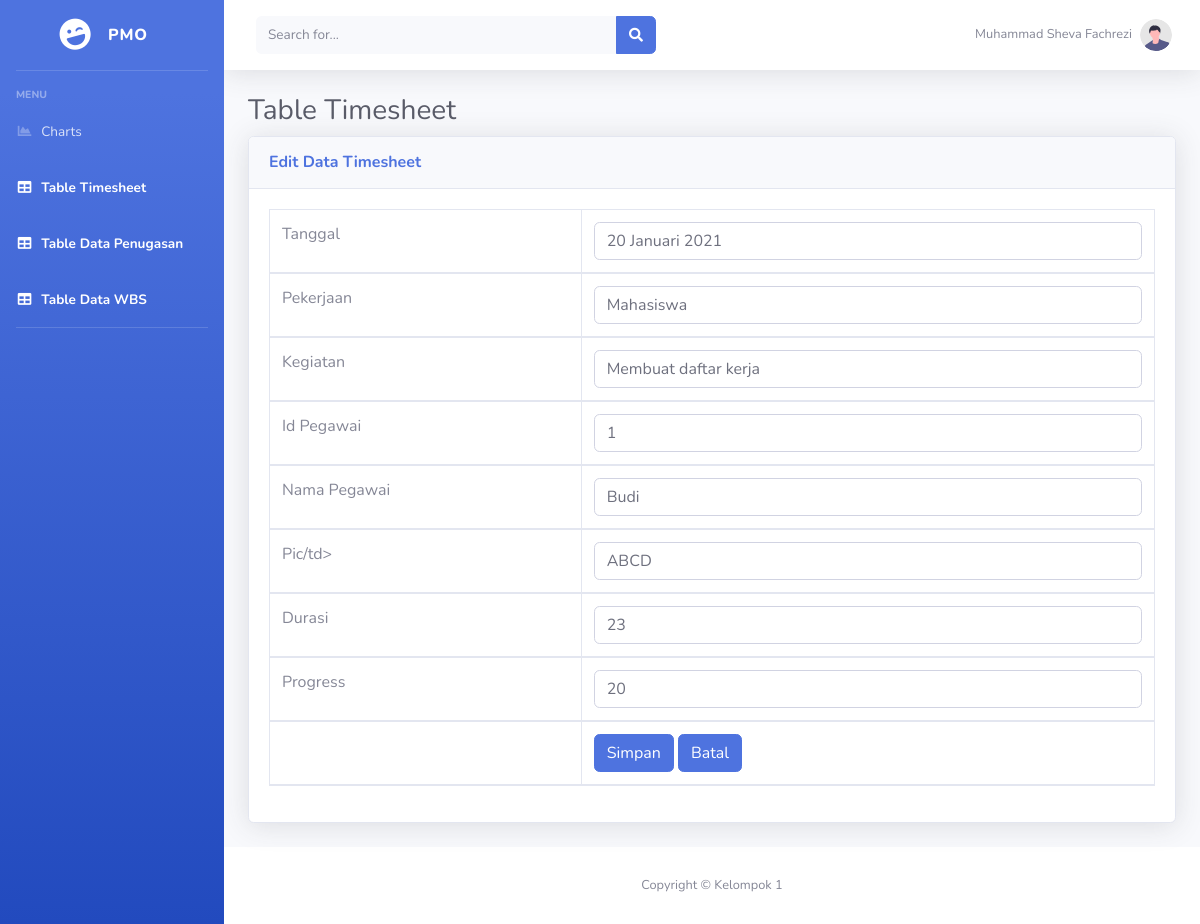
Screenshot of /index.php/crud/edit/8 with the database file from the repository.
### tables this page shows
CREATE TABLE `tbl_timesheet` (
  `no_timesheet` int(11) NOT NULL,
  `tanggal` varchar(256) NOT NULL,
  `pekerjaan` varchar(256) NOT NULL,
  `kegiatan` varchar(256) NOT NULL,
  `id_pegawai` int(100) NOT NULL,
  `nama_pegawai` varchar(256) NOT NULL,
  `pic` varchar(256) NOT NULL,
  `durasi` int(255) NOT NULL,
  `progress` int(100) NOT NULL,
  `status` varchar(256) NOT NULL
);

### application/controllers/Crud.php (called while the page is built, shortened)
<?php
    class Crud extends CI_Controller{
        function __construct(){
            $this->load->model('m_data');
            $this->load->helper('url');
        }
        function edit($no_timesheet){
            $where = array('no_timesheet' => $no_timesheet);
            $data['tbl_timesheet'] = $this->m_data->edit_data($where,'tbl_timesheet')->result();
            $this->load->view('edit_v',$data);
        }
        }
?>

### index.php (called while the page is built, shortened)
<?php
require_once BASEPATH.'core/CodeIgniter.php';

### application/models/m_data.php (called while the page is built, shortened)
<?php
    class m_data extends CI_Model{
        function edit_data($where,$table){
            return $this->db->get_where($table,$where);
        }
        }
?>

### application/views/edit_v.php (the view, shortened to what this page needs)
<!DOCTYPE html>
<html lang="en">
<head>
    <link href="<?php echo base_url(); ?>vendor/fontawesome-free/css/all.min.css" rel="stylesheet" type="text/css">
	<link href="<?php echo base_url();?>css/sb-admin-2.min.css" rel="stylesheet">
	<link href="<?php echo base_url(); ?>vendor/datatables/dataTables.bootstrap4.min.css" rel="stylesheet">
</head>
<body id="page-top">
    <div id="wrapper">
        <ul class="navbar-nav bg-gradient-primary sidebar sidebar-dark accordion" id="accordionSidebar">
            <a class="sidebar-brand d-flex align-items-center justify-content-center" href="index.html">
                <div class="sidebar-brand-icon rotate-n-15">
                    <i class="fas fa-laugh-wink"></i>
                </div>
                <div class="sidebar-brand-text mx-3">PMO</div>
            </a>
            <hr class="sidebar-divider">
            <div class="sidebar-heading">
                Menu
            </div>
            <li class="nav-item">
                <a class="nav-link" href="charts.html">
                    <i class="fas fa-fw fa-chart-area"></i>
                    <span>Charts</span></a>
            </li>
            <li class="nav-item active">
                <a class="nav-link" href="<?php echo base_url(); ?>index.php">
                    <i class="fas fa-fw fa-table"></i>
                    <span>Table Timesheet</span></a>
            </li>
            <li class="nav-item active">
                <a class="nav-link" href="<?php echo site_url('crud/index2/'); ?>">
                    <i class="fas fa-fw fa-table"></i>
                    <span>Table Data Penugasan</span></a>
            </li>
            <li class="nav-item active">
                <a class="nav-link" href="<?php echo site_url('crud/index3/'); ?>">
                    <i class="fas fa-fw fa-table"></i>
                    <span>Table Data WBS</span></a>
            </li>
            <hr class="sidebar-divider d-none d-md-block">
        </ul>
        <div id="content-wrapper" class="d-flex flex-column">
            <div id="content">
                <nav class="navbar navbar-expand navbar-light bg-white topbar mb-4 static-top shadow">
                    <form
                        class="d-none d-sm-inline-block form-inline mr-auto ml-md-3 my-2 my-md-0 mw-100 navbar-search">
                        <div class="input-group">
                            <input type="text" class="form-control bg-light border-0 small" placeholder="Search for..."
                                aria-label="Search" aria-describedby="basic-addon2">
                            <div class="input-group-append">
                                <button class="btn btn-primary" type="button">
                                    <i class="fas fa-search fa-sm"></i>
                                </button>
                            </div>
                        </div>
                    </form>
                    <ul class="navbar-nav ml-auto">
                        <li class="nav-item dropdown no-arrow d-sm-none">
                        <li class="nav-item dropdown no-arrow">
                            <a class="nav-link dropdown-toggle" href="#" id="userDropdown" role="button"
                                data-toggle="dropdown" aria-haspopup="true" aria-expanded="false">
                                <span class="mr-2 d-none d-lg-inline text-gray-600 small">Muhammad Sheva Fachrezi</span>
                                <img class="img-profile rounded-circle"
                                    src="<?php echo base_url(); ?>img/undraw_profile.svg">
                            </a>
                        </li>
                    </ul>
                </nav>
                <div class="container-fluid">
                    <h1 class="h3 mb-2 text-gray-800">Table Timesheet</h1>
                    <div class="card shadow mb-4">
                        <div class="card-header py-3">
                            <h6 class="m-0 font-weight-bold text-primary">Edit Data Timesheet</h6>
                        </div>
                        <div class="card-body">
                            <div class="table-responsive">
                                <table class="table table-bordered" id="dataTable" width="100%" cellspacing="0">
                                <thead>
								<?php foreach($tbl_timesheet as $u){ ?>
								<form action="<?php echo site_url(). '/crud/update'; ?>" method="post">
										<tr>
											<td>Tanggal</td>
											<td>
												<input class="form-control" type="text" name="tanggal" value="<?php echo $u->tanggal ?>">
											</td>
										</tr>
										<tr>
											<td>Pekerjaan</td>
											<td><input class="form-control" type="text" name="pekerjaan" value="<?php echo $u->pekerjaan ?>"></td>
										</tr>
										<tr>
											<td>Kegiatan</td>
											<td><input class="form-control" type="text" name="kegiatan" value="<?php echo $u->kegiatan ?>"></td>
										</tr>
										<tr>
											<td>Id Pegawai</td>
											<td><input class="form-control" type="integer" name="id_pegawai" value="<?php echo $u->id_pegawai?>"></td>
										</tr>
										<tr>
											<td>Nama Pegawai</td>
											<td><input class="form-control" type="text" name="nama_pegawai" value="<?php echo $u->nama_pegawai ?>"></td>
										</tr>
										<tr>
											<td>Pic/td>
											<td><input class="form-control" type="text" name="pic" value="<?php echo $u->pic ?>"></td>
										</tr>
										<tr>
											<td>Durasi</td>
											<td><input class="form-control" type="integer" name="durasi" value="<?php echo $u->durasi?>"></td>
										</tr>
										<tr>
											<td>Progress</td>
											<td><input class="form-control" type="integer" name="progress" value="<?php echo $u->progress ?>"></td>
										</tr>
										<tr>
											<td></td>
											<td><input type="submit" value="Simpan" class="btn btn-primary" ></buton>
                                            <a button type="button" href="<?php echo base_url();?>index.php" class="btn btn-primary">Batal</a></button></td>
                                        </tr>
									</table>
								<?php } ?>
                            </div>
                        </div>
                    </div>
                </div>
            </div>
            <footer class="sticky-footer bg-white">
                <div class="container my-auto">
                    <div class="copyright text-center my-auto">
                        <span>Copyright &copy; Kelompok 1</span>
                    </div>
                </div>
            </footer>
        </div>
    </div>
</body>
</html>
</body>
</html>

### rows the page displays
tbl_timesheet: tanggal "20 Januari 2021", pekerjaan "Mahasiswa", kegiatan "Membuat daftar kerja", id_pegawai "1", nama_pegawai "Budi", pic "ABCD", durasi "23", progress "20"
